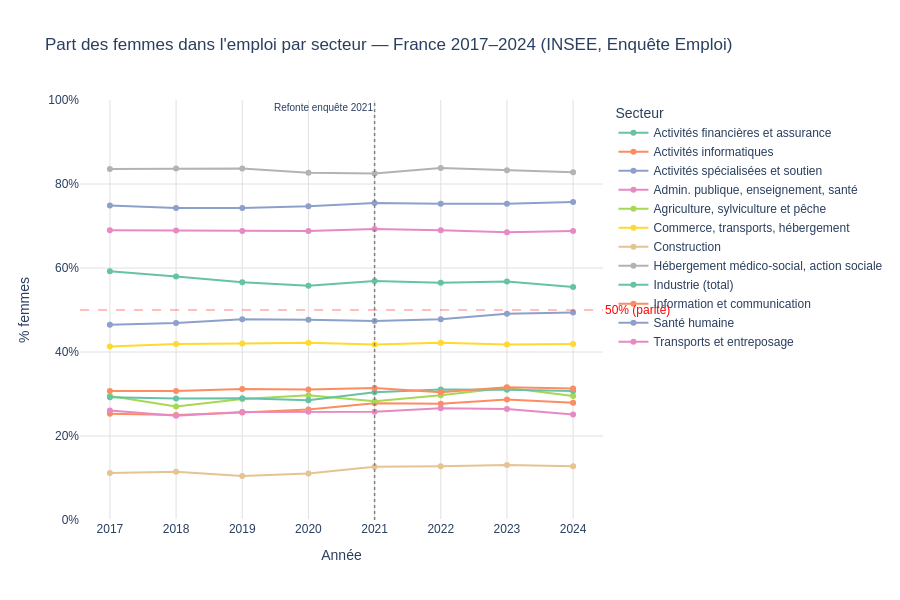

Notebook cell for this chart:
### Markdown cell above
## 4. Graphique interactif Plotly (export HTML)

### Code cell
fig_plotly = px.line(
    df.sort_values(['secteur', 'annee']),
    x='annee',
    y='part_femmes',
    color='secteur',
    markers=True,
    title='Part des femmes dans l\'emploi par secteur — France 2017–2024 (INSEE, Enquête Emploi)',
    labels={
        'annee': 'Année',
        'part_femmes': '% femmes',
        'secteur': 'Secteur d\'activité'
    },
    hover_data={'pop_femmes': ':.1f', 'pop_total': ':.1f'},
    color_discrete_sequence=px.colors.qualitative.Set2,
)

# Ligne de rupture 2021
fig_plotly.add_vline(
    x=2021, line_dash='dot', line_color='gray', line_width=1.5,
    annotation_text='Refonte enquête 2021',
    annotation_position='top left',
    annotation_font_size=10,
)

# Ligne des 50%
fig_plotly.add_hline(
    y=50, line_dash='dash', line_color='red', line_width=1, opacity=0.5,
    annotation_text='50% (parité)',
    annotation_position='right',
    annotation_font_color='red',
)

fig_plotly.update_layout(
    font_family='Arial',
    legend_title_text='Secteur',
    hovermode='x unified',
    yaxis=dict(ticksuffix='%', range=[0, 100]),
    xaxis=dict(tickmode='array', tickvals=ANNEES),
    plot_bgcolor='white',
    paper_bgcolor='white',
    height=600,
)
fig_plotly.update_xaxes(showgrid=True, gridcolor='#e0e0e0')
fig_plotly.update_yaxes(showgrid=True, gridcolor='#e0e0e0')

# Export HTML (embarquable dans le README GitHub)
output_html = FIG_DIR / '04_tendances_interactif.html'
fig_plotly.write_html(str(output_html), include_plotlyjs='cdn')
print(f'✓ Sauvegardé : {output_html}')

fig_plotly.show()

### Figure 1 — Plotly figure (JSON) as saved in the notebook; plotly's stock layout.template omitted (floating-point values rounded to 4 significant figures)
{"data": [{"customdata": [[511.6, 864.4], [515.9, 889.0], [518.7, 916.1], [536.7, 961.3], [573.3, 1007.0], [539.4, 955.4], [534.6, 941.9], [540.8, 973.8]], "hovertemplate": "Secteur d'activité=Activités financières et assurance<br>Année=%{x}<br>% femmes=%{y}<br>pop_femmes=%{customdata[0]:.1f}<br>pop_total=%{customdata[1]:.1f}<extra></extra>", "legendgroup": "Activités financières et assurance", "line": {"color": "rgb(102,194,165)", "dash": "solid"}, "marker": {"symbol": "circle"}, "mode": "lines+markers", "name": "Activités financières et assurance", "orientation": "v", "showlegend": true, "type": "scatter", "x": [2017, 2018, 2019, 2020, 2021, 2022, 2023, 2024], "xaxis": "x", "y": [59.2, 58.0, 56.6, 55.8, 56.9, 56.5, 56.8, 55.5], "yaxis": "y"}, {"customdata": [[108.9, 430.7], [113.6, 453.6], [128.4, 501.5], [142.2, 541.4], [159.0, 572.6], [159.4, 576.2], [180.2, 626.9], [178.3, 639.8]], "hovertemplate": "Secteur d'activité=Activités informatiques<br>Année=%{x}<br>% femmes=%{y}<br>pop_femmes=%{customdata[0]:.1f}<br>pop_total=%{customdata[1]:.1f}<extra></extra>", "legendgroup": "Activités informatiques", "line": {"color": "rgb(252,141,98)", "dash": "solid"}, "marker": {"symbol": "circle"}, "mode": "lines+markers", "name": "Activités informatiques", "orientation": "v", "showlegend": true, "type": "scatter", "x": [2017, 2018, 2019, 2020, 2021, 2022, 2023, 2024], "xaxis": "x", "y": [25.3, 25.0, 25.6, 26.3, 27.8, 27.7, 28.7, 27.9], "yaxis": "y"}, {"customdata": [[1233.0, 2650.0], [1274.0, 2713.0], [1285.0, 2687.0], [1288.0, 2696.0], [1376.0, 2906.0], [1462.0, 3058.0], [1593.0, 3243.0], [1605.0, 3251.0]], "hovertemplate": "Secteur d'activité=Activités spécialisées et soutien<br>Année=%{x}<br>% femmes=%{y}<br>pop_femmes=%{customdata[0]:.1f}<br>pop_total=%{customdata[1]:.1f}<extra></extra>", "legendgroup": "Activités spécialisées et soutien", "line": {"color": "rgb(141,160,203)", "dash": "solid"}, "marker": {"symbol": "circle"}, "mode": "lines+markers", "name": "Activités spécialisées et soutien", "orientation": "v", "showlegend": true, "type": "scatter", "x": [2017, 2018, 2019, 2020, 2021, 2022, 2023, 2024], "xaxis": "x", "y": [46.5, 46.9, 47.8, 47.7, 47.4, 47.8, 49.1, 49.4], "yaxis": "y"}, {"customdata": [[5742.0, 8328.0], [5760.0, 8361.0], [5833.0, 8473.0], [5880.0, 8552.0], [5788.0, 8348.0], [5834.0, 8451.0], [5997.0, 8752.0], [5903.0, 8580.0]], "hovertemplate": "Secteur d'activité=Admin. publique, enseignement, santé<br>Année=%{x}<br>% femmes=%{y}<br>pop_femmes=%{customdata[0]:.1f}<br>pop_total=%{customdata[1]:.1f}<extra></extra>", "legendgroup": "Admin. publique, enseignement, santé", "line": {"color": "rgb(231,138,195)", "dash": "solid"}, "marker": {"symbol": "circle"}, "mode": "lines+markers", "name": "Admin. publique, enseignement, santé", "orientation": "v", "showlegend": true, "type": "scatter", "x": [2017, 2018, 2019, 2020, 2021, 2022, 2023, 2024], "xaxis": "x", "y": [69.0, 68.9, 68.8, 68.8, 69.3, 69.0, 68.5, 68.8], "yaxis": "y"}, {"customdata": [[205.7, 697.9], [181.3, 670.4], [195.4, 678.3], [186.0, 625.7], [191.5, 675.9], [214.5, 722.1], [223.8, 710.0], [201.1, 681.5]], "hovertemplate": "Secteur d'activité=Agriculture, sylviculture et pêche<br>Année=%{x}<br>% femmes=%{y}<br>pop_femmes=%{customdata[0]:.1f}<br>pop_total=%{customdata[1]:.1f}<extra></extra>", "legendgroup": "Agriculture, sylviculture et pêche", "line": {"color": "rgb(166,216,84)", "dash": "solid"}, "marker": {"symbol": "circle"}, "mode": "lines+markers", "name": "Agriculture, sylviculture et pêche", "orientation": "v", "showlegend": true, "type": "scatter", "x": [2017, 2018, 2019, 2020, 2021, 2022, 2023, 2024], "xaxis": "x", "y": [29.5, 27.0, 28.8, 29.7, 28.3, 29.7, 31.5, 29.5], "yaxis": "y"}, {"customdata": [[2450.0, 5933.0], [2484.0, 5934.0], [2448.0, 5831.0], [2434.0, 5775.0], [2485.0, 5941.0], [2655.0, 6294.0], [2603.0, 6229.0], [2665.0, 6368.0]], "hovertemplate": "Secteur d'activité=Commerce, transports, hébergement<br>Année=%{x}<br>% femmes=%{y}<br>pop_femmes=%{customdata[0]:.1f}<br>pop_total=%{customdata[1]:.1f}<extra></extra>", "legendgroup": "Commerce, transports, hébergement", "line": {"color": "rgb(255,217,47)", "dash": "solid"}, "marker": {"symbol": "circle"}, "mode": "lines+markers", "name": "Commerce, transports, hébergement", "orientation": "v", "showlegend": true, "type": "scatter", "x": [2017, 2018, 2019, 2020, 2021, 2022, 2023, 2024], "xaxis": "x", "y": [41.3, 41.9, 42.0, 42.2, 41.8, 42.2, 41.8, 41.9], "yaxis": "y"}, {"customdata": [[194.4, 1740.0], [207.4, 1808.0], [190.8, 1824.0], [200.0, 1797.0], [226.2, 1779.0], [235.1, 1839.0], [236.8, 1812.0], [244.4, 1909.0]], "hovertemplate": "Secteur d'activité=Construction<br>Année=%{x}<br>% femmes=%{y}<br>pop_femmes=%{customdata[0]:.1f}<br>pop_total=%{customdata[1]:.1f}<extra></extra>", "legendgroup": "Construction", "line": {"color": "rgb(229,196,148)", "dash": "solid"}, "marker": {"symbol": "circle"}, "mode": "lines+markers", "name": "Construction", "orientation": "v", "showlegend": true, "type": "scatter", "x": [2017, 2018, 2019, 2020, 2021, 2022, 2023, 2024], "xaxis": "x", "y": [11.2, 11.5, 10.5, 11.1, 12.7, 12.8, 13.1, 12.8], "yaxis": "y"}, {"customdata": [[1712.0, 2046.0], [1691.0, 2020.0], [1622.0, 1937.0], [1572.0, 1900.0], [1626.0, 1971.0], [1661.0, 1982.0], [1684.0, 2021.0], [1610.0, 1944.0]], "hovertemplate": "Secteur d'activité=Hébergement médico-social, action sociale<br>Année=%{x}<br>% femmes=%{y}<br>pop_femmes=%{customdata[0]:.1f}<br>pop_total=%{customdata[1]:.1f}<extra></extra>", "legendgroup": "Hébergement médico-social, action sociale", "line": {"color": "rgb(179,179,179)", "dash": "solid"}, "marker": {"symbol": "circle"}, "mode": "lines+markers", "name": "Hébergement médico-social, action sociale", "orientation": "v", "showlegend": true, "type": "scatter", "x": [2017, 2018, 2019, 2020, 2021, 2022, 2023, 2024], "xaxis": "x", "y": [83.6, 83.7, 83.7, 82.7, 82.5, 83.8, 83.3, 82.8], "yaxis": "y"}, {"customdata": [[1079.0, 3699.0], [1046.0, 3616.0], [1058.0, 3646.0], [1002.0, 3518.0], [1060.0, 3483.0], [1100.0, 3535.0], [1130.0, 3642.0], [1124.0, 3656.0]], "hovertemplate": "Secteur d'activité=Industrie (total)<br>Année=%{x}<br>% femmes=%{y}<br>pop_femmes=%{customdata[0]:.1f}<br>pop_total=%{customdata[1]:.1f}<extra></extra>", "legendgroup": "Industrie (total)", "line": {"color": "rgb(102,194,165)", "dash": "solid"}, "marker": {"symbol": "circle"}, "mode": "lines+markers", "name": "Industrie (total)", "orientation": "v", "showlegend": true, "type": "scatter", "x": [2017, 2018, 2019, 2020, 2021, 2022, 2023, 2024], "xaxis": "x", "y": [29.2, 28.9, 29.0, 28.5, 30.4, 31.1, 31.0, 30.7], "yaxis": "y"}, {"customdata": [[243.0, 790.8], [253.7, 826.9], [272.7, 874.2], [290.4, 934.4], [311.0, 989.9], [297.3, 977.2], [320.0, 1014.0], [324.3, 1035.0]], "hovertemplate": "Secteur d'activité=Information et communication<br>Année=%{x}<br>% femmes=%{y}<br>pop_femmes=%{customdata[0]:.1f}<br>pop_total=%{customdata[1]:.1f}<extra></extra>", "legendgroup": "Information et communication", "line": {"color": "rgb(252,141,98)", "dash": "solid"}, "marker": {"symbol": "circle"}, "mode": "lines+markers", "name": "Information et communication", "orientation": "v", "showlegend": true, "type": "scatter", "x": [2017, 2018, 2019, 2020, 2021, 2022, 2023, 2024], "xaxis": "x", "y": [30.7, 30.7, 31.2, 31.1, 31.4, 30.4, 31.6, 31.3], "yaxis": "y"}, {"customdata": [[1436.0, 1916.0], [1442.0, 1940.0], [1508.0, 2029.0], [1511.0, 2022.0], [1445.0, 1913.0], [1491.0, 1980.0], [1549.0, 2057.0], [1507.0, 1992.0]], "hovertemplate": "Secteur d'activité=Santé humaine<br>Année=%{x}<br>% femmes=%{y}<br>pop_femmes=%{customdata[0]:.1f}<br>pop_total=%{customdata[1]:.1f}<extra></extra>", "legendgroup": "Santé humaine", "line": {"color": "rgb(141,160,203)", "dash": "solid"}, "marker": {"symbol": "circle"}, "mode": "lines+markers", "name": "Santé humaine", "orientation": "v", "showlegend": true, "type": "scatter", "x": [2017, 2018, 2019, 2020, 2021, 2022, 2023, 2024], "xaxis": "x", "y": [74.9, 74.3, 74.3, 74.7, 75.5, 75.3, 75.3, 75.7], "yaxis": "y"}, {"customdata": [[378.8, 1452.0], [354.8, 1432.0], [362.3, 1411.0], [356.9, 1385.0], [366.8, 1421.0], [384.0, 1444.0], [381.9, 1446.0], [366.8, 1460.0]], "hovertemplate": "Secteur d'activité=Transports et entreposage<br>Année=%{x}<br>% femmes=%{y}<br>pop_femmes=%{customdata[0]:.1f}<br>pop_total=%{customdata[1]:.1f}<extra></extra>", "legendgroup": "Transports et entreposage", "line": {"color": "rgb(231,138,195)", "dash": "solid"}, "marker": {"symbol": "circle"}, "mode": "lines+markers", "name": "Transports et entreposage", "orientation": "v", "showlegend": true, "type": "scatter", "x": [2017, 2018, 2019, 2020, 2021, 2022, 2023, 2024], "xaxis": "x", "y": [26.1, 24.8, 25.7, 25.8, 25.8, 26.6, 26.4, 25.1], "yaxis": "y"}], "layout": {"annotations": [{"font": {"size": 10}, "showarrow": false, "text": "Refonte enquête 2021", "x": 2021, "xanchor": "right", "xref": "x", "y": 1, "yanchor": "top", "yref": "y domain"}, {"font": {"color": "red"}, "showarrow": false, "text": "50% (parité)", "x": 1, "xanchor": "left", "xref": "x domain", "y": 50, "yanchor": "middle", "yref": "y"}], "font": {"family": "Arial"}, "height": 600, "hovermode": "x unified", "legend": {"title": {"text": "Secteur"}, "tracegroupgap": 0}, "paper_bgcolor": "white", "plot_bgcolor": "white", "shapes": [{"line": {"color": "gray", "dash": "dot", "width": 1.5}, "type": "line", "x0": 2021, "x1": 2021, "xref": "x", "y0": 0, "y1": 1, "yref": "y domain"}, {"line": {"color": "red", "dash": "dash", "width": 1}, "opacity": 0.5, "type": "line", "x0": 0, "x1": 1, "xref": "x domain", "y0": 50, "y1": 50, "yref": "y"}], "title": {"text": "Part des femmes dans l'emploi par secteur — France 2017–2024 (INSEE, Enquête Emploi)"}, "xaxis": {"anchor": "y", "domain": [0, 1], "gridcolor": "#e0e0e0", "showgrid": true, "tickmode": "array", "tickvals": [2017, 2018, 2019, 2020, 2021, 2022, 2023, 2024], "title": {"text": "Année"}}, "yaxis": {"anchor": "x", "domain": [0, 1], "gridcolor": "#e0e0e0", "range": [0, 100], "showgrid": true, "ticksuffix": "%", "title": {"text": "% femmes"}}}}
